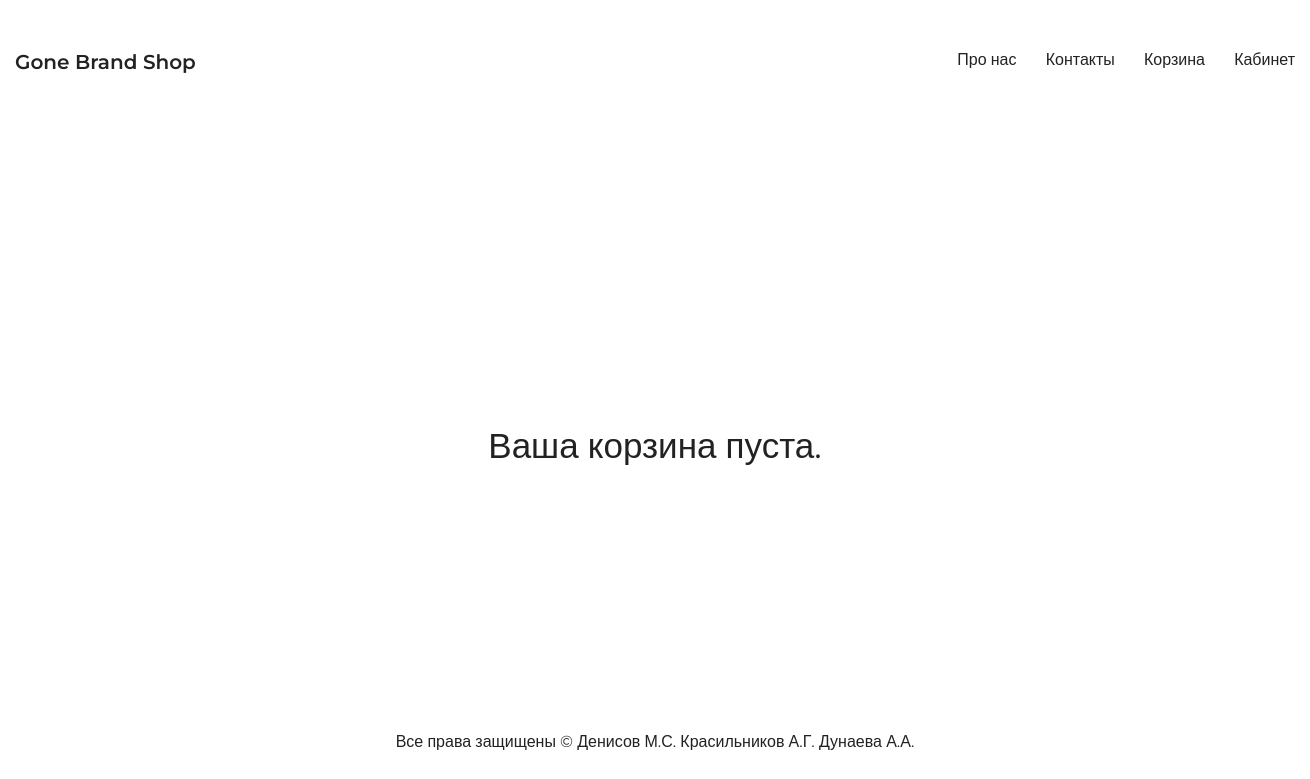
/view_cart/ (signed in), run on an earlier commit of the app's database.
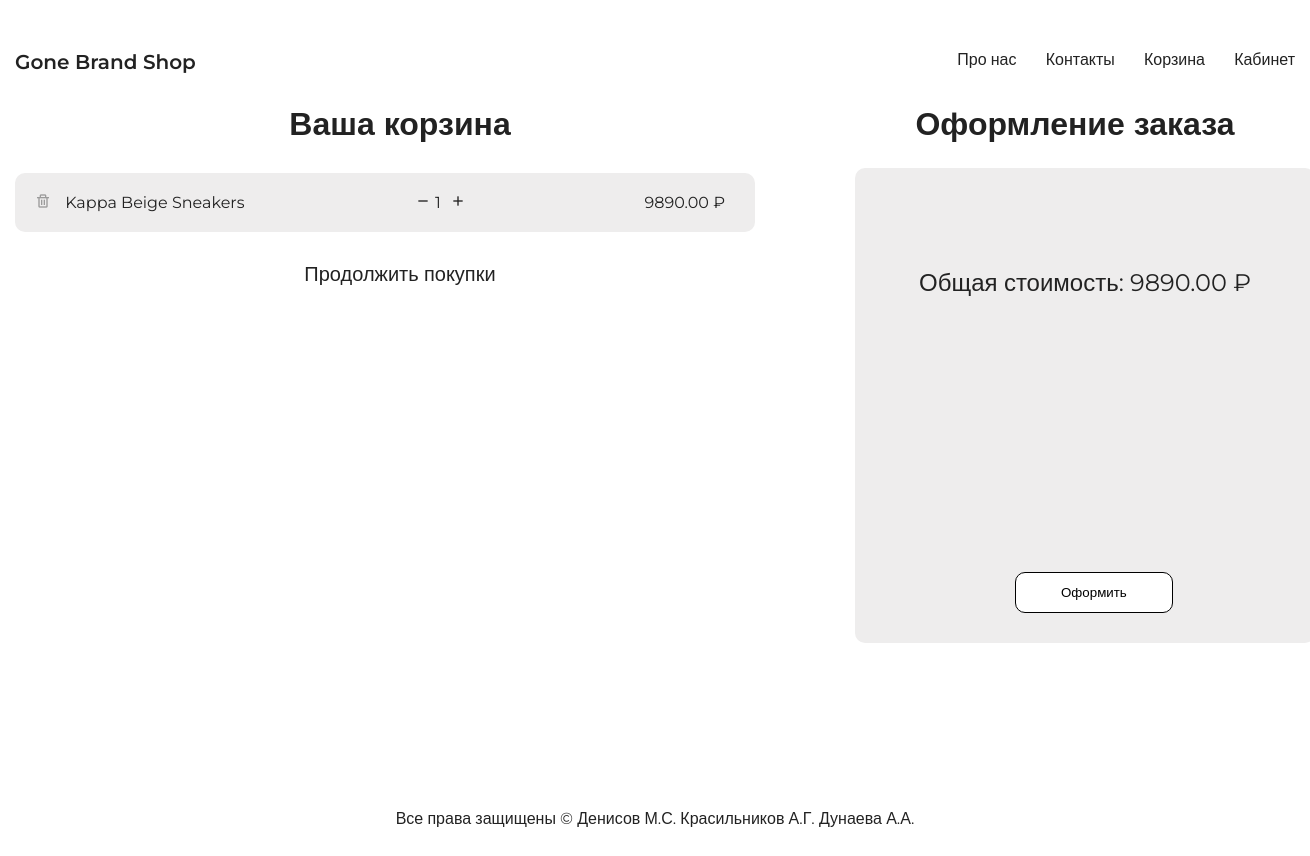
And on a later commit of the database.
### cart/models.py (models this page shows)
class Cart(models.Model):
    user = models.ForeignKey(User, on_delete=models.CASCADE)
    product = models.ForeignKey(Product, on_delete=models.CASCADE)
    quantity = models.PositiveIntegerField(default=1)

### main/models.py (models this page shows, shortened)
class Product(models.Model):
    name = models.CharField(max_length=255)
    clothing_type = models.CharField(max_length=255)
    sex = models.CharField(max_length=255)
    description = models.TextField()
    brand = models.CharField(max_length=255)
    price = models.DecimalField(max_digits=10, decimal_places=2)
    count = models.IntegerField()
    slug = models.SlugField(unique=True, blank=True, null=True)

### cart/views.py (the view)
# urls.py: path('view_cart/', view_cart, name='view_cart'),
def view_cart(request):
    user_cart = Cart.objects.filter(user=request.user)
    context = {
        'cart': user_cart,
    }
    return render(request, 'cart/view_cart.html', context)

### cart/templatetags/cart_tags.py (called while the page is built)
@register.filter
def mul(value, arg):
    return value * arg

@register.filter
def total_cost(cart):
    return sum(item.product.price * item.quantity for item in cart)

### cart/templates/cart/view_cart.html (shortened to what this page needs)
{% load static %}
{% load cart_tags %}
<!doctype html>
<html lang="en">
<head>
    <link rel="stylesheet" type="text/css" href="{% static 'cart/view_cart.css' %}">
    <link href='https://unpkg.com/boxicons@2.1.4/css/boxicons.min.css' rel='stylesheet'>
</head>
<body>
<div class="wrapper">
    <header>
            <span class="logo"><a href="{% url 'home' %}">Gone Brand Shop</a></span>
            <ul class="nav">
                <li><a href="{% url 'about' %}">Про нас</a></li>
                <li><a href="{% url 'contacts' %}">Контакты</a></li>
                {% if user.is_authenticated %}
                    <li><a href="{% url 'view_cart' %}">Корзина</a></li>
                {% else %}
                    <li><a href="{% url 'login' %}">Корзина</a></li>
                {% endif %}
                {% if user.is_authenticated %}
                    <li><a href="{% url 'account' %}">Кабинет</a></li>
                {% else %}
                    <li><a href="{% url 'login' %}">Кабинет</a></li>
                {% endif %}
            </ul>
    </header>
    {% if cart %}
<div class="main-wrapper">
    <div class="main">
        <h1>Ваша корзина</h1>
    <div class="container">
    <ul>
      {% for cart_item in cart %}
        <li class="product">
        <a href="{% url 'remove_from_cart' cart_item.id %}"><i class='bx bx-trash' ></i></a>
          {{ cart_item.product.name }} <a href="{% url 'decrement_cart' cart_item.id %}"><i  class='bx bx-minus' ></i></a><span class="item-quantity">{{ cart_item.quantity }}</span>
            <a href="{% url 'increment_cart' cart_item.id %}"><i class='bx bx-plus' ></i></a>
         <span class="total-price-position"> {{ cart_item.product.price|mul:cart_item.quantity }} ₽ </span>
        </li>
      {% endfor %}
    </ul>
      </div>
  <div class="continue"><a href="{% url 'home' %}">Продолжить покупки</a></div>
    </div>
<div class="ordering">
    <h1>Оформление заказа</h1>
    <div class="ordering-container">
        <div class="total-price">Общая стоимость: {{ cart|total_cost }} ₽</div>
        <button  class="order-button">Оформить</button>
    </div>
</div>
</div>
{% else %}
    <div class="empty"> Ваша корзина пуста.</div>
{% endif %}
<footer>
        Все права защищены &copy; Денисов М.С. Красильников А.Г. Дунаева А.А.
    </footer>
</div>
</body>
</html>

What changed in the data, as far as the page shows it:
added Cart: product.name "Kappa Beige Sneakers", quantity "1", product.price|mul "9890.00", product+quantity "9890.00"
Also different on the page:
text no longer shown: "Ваша корзина пуста."
text now shown: "Ваша корзина Продолжить покупки Оформление заказа Общая стоимость: ₽ Оформить"
